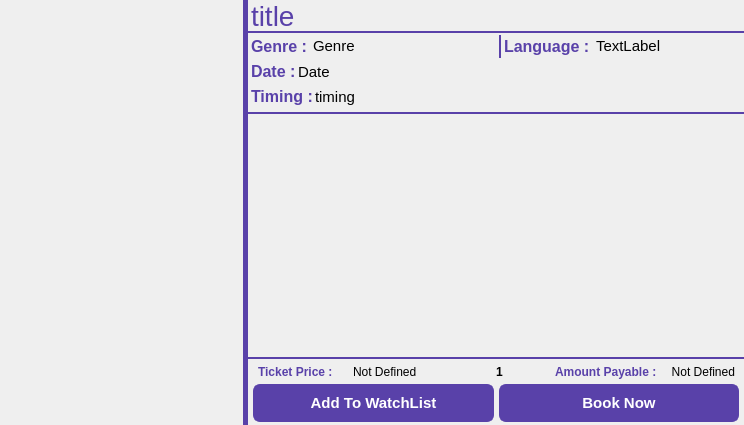
<?xml version="1.0" encoding="UTF-8"?>
<ui version="4.0">
 <class>detailsViewer</class>
 <widget class="QWidget" name="detailsViewer">
  <property name="geometry">
   <rect>
    <x>0</x>
    <y>0</y>
    <width>744</width>
    <height>425</height>
   </rect>
  </property>
  <property name="maximumSize">
   <size>
    <width>16777215</width>
    <height>16777215</height>
   </size>
  </property>
  <property name="windowTitle">
   <string>Form</string>
  </property>
  <layout class="QVBoxLayout" name="verticalLayout_2">
   <property name="spacing">
    <number>0</number>
   </property>
   <property name="leftMargin">
    <number>0</number>
   </property>
   <property name="topMargin">
    <number>0</number>
   </property>
   <property name="rightMargin">
    <number>0</number>
   </property>
   <property name="bottomMargin">
    <number>0</number>
   </property>
   <item>
    <layout class="QVBoxLayout" name="verticalLayout" stretch="0">
     <property name="spacing">
      <number>0</number>
     </property>
     <property name="leftMargin">
      <number>0</number>
     </property>
     <property name="topMargin">
      <number>0</number>
     </property>
     <property name="rightMargin">
      <number>0</number>
     </property>
     <property name="bottomMargin">
      <number>0</number>
     </property>
     <item>
      <layout class="QHBoxLayout" name="horizontalLayout" stretch="40,80">
       <property name="spacing">
        <number>0</number>
       </property>
       <item>
        <widget class="QWidget" name="picwid" native="true">
         <property name="styleSheet">
          <string notr="true">#picwid{
border-right:5px solid  rgb(89, 65, 169);
}</string>
         </property>
         <layout class="QHBoxLayout" name="pic">
          <property name="spacing">
           <number>0</number>
          </property>
          <property name="leftMargin">
           <number>0</number>
          </property>
          <property name="topMargin">
           <number>0</number>
          </property>
          <property name="rightMargin">
           <number>5</number>
          </property>
          <property name="bottomMargin">
           <number>0</number>
          </property>
         </layout>
        </widget>
       </item>
       <item>
        <layout class="QVBoxLayout" name="verticalLayout_4" stretch="0,45,5,7">
         <property name="spacing">
          <number>0</number>
         </property>
         <property name="leftMargin">
          <number>0</number>
         </property>
         <property name="topMargin">
          <number>0</number>
         </property>
         <property name="rightMargin">
          <number>0</number>
         </property>
         <property name="bottomMargin">
          <number>3</number>
         </property>
         <item>
          <widget class="QWidget" name="headerWid" native="true">
           <property name="styleSheet">
            <string notr="true">#headerWid{
border-bottom:2px solid  rgb(89, 65, 169);
color:rgb(89, 65, 169);
}</string>
           </property>
           <layout class="QVBoxLayout" name="Header" stretch="0,0,0,0">
            <property name="spacing">
             <number>2</number>
            </property>
            <property name="leftMargin">
             <number>0</number>
            </property>
            <property name="topMargin">
             <number>0</number>
            </property>
            <property name="rightMargin">
             <number>0</number>
            </property>
            <property name="bottomMargin">
             <number>6</number>
            </property>
            <item>
             <widget class="QWidget" name="widget" native="true">
              <property name="styleSheet">
               <string notr="true">border-bottom:2px solid  rgb(89, 65, 169);
color:rgb(89, 65, 169);</string>
              </property>
              <layout class="QVBoxLayout" name="verticalLayout_5" stretch="0">
               <property name="spacing">
                <number>0</number>
               </property>
               <property name="leftMargin">
                <number>3</number>
               </property>
               <property name="topMargin">
                <number>0</number>
               </property>
               <property name="rightMargin">
                <number>0</number>
               </property>
               <property name="bottomMargin">
                <number>1</number>
               </property>
               <item>
                <widget class="QLabel" name="title">
                 <property name="sizePolicy">
                  <sizepolicy hsizetype="Preferred" vsizetype="Fixed">
                   <horstretch>0</horstretch>
                   <verstretch>0</verstretch>
                  </sizepolicy>
                 </property>
                 <property name="font">
                  <font>
                   <pointsize>21</pointsize>
                   <weight>50</weight>
                   <italic>false</italic>
                   <bold>false</bold>
                  </font>
                 </property>
                 <property name="styleSheet">
                  <string notr="true">border-bottom:2px solid  rgb(89, 65, 169);
color:rgb(89, 65, 169);</string>
                 </property>
                 <property name="text">
                  <string>title</string>
                 </property>
                 <property name="wordWrap">
                  <bool>true</bool>
                 </property>
                 <property name="indent">
                  <number>-1</number>
                 </property>
                </widget>
               </item>
              </layout>
             </widget>
            </item>
            <item>
             <layout class="QHBoxLayout" name="horizontalLayout_2">
              <property name="leftMargin">
               <number>3</number>
              </property>
              <item>
               <widget class="QFrame" name="genreWid">
                <property name="styleSheet">
                 <string notr="true"/>
                </property>
                <layout class="QHBoxLayout" name="horizontalLayout_8">
                 <property name="spacing">
                  <number>6</number>
                 </property>
                 <property name="leftMargin">
                  <number>0</number>
                 </property>
                 <property name="topMargin">
                  <number>0</number>
                 </property>
                 <property name="rightMargin">
                  <number>0</number>
                 </property>
                 <property name="bottomMargin">
                  <number>0</number>
                 </property>
                 <item>
                  <widget class="QLabel" name="CLabel">
                   <property name="sizePolicy">
                    <sizepolicy hsizetype="Maximum" vsizetype="Preferred">
                     <horstretch>0</horstretch>
                     <verstretch>0</verstretch>
                    </sizepolicy>
                   </property>
                   <property name="font">
                    <font>
                     <pointsize>12</pointsize>
                     <weight>75</weight>
                     <bold>true</bold>
                    </font>
                   </property>
                   <property name="styleSheet">
                    <string notr="true">color:rgb(89, 65, 169);</string>
                   </property>
                   <property name="text">
                    <string>Genre :</string>
                   </property>
                   <property name="margin">
                    <number>0</number>
                   </property>
                  </widget>
                 </item>
                 <item>
                  <widget class="QLabel" name="CText">
                   <property name="sizePolicy">
                    <sizepolicy hsizetype="Preferred" vsizetype="Fixed">
                     <horstretch>0</horstretch>
                     <verstretch>0</verstretch>
                    </sizepolicy>
                   </property>
                   <property name="font">
                    <font>
                     <pointsize>11</pointsize>
                    </font>
                   </property>
                   <property name="styleSheet">
                    <string notr="true"/>
                   </property>
                   <property name="text">
                    <string>Genre</string>
                   </property>
                   <property name="wordWrap">
                    <bool>true</bool>
                   </property>
                   <property name="margin">
                    <number>1</number>
                   </property>
                  </widget>
                 </item>
                </layout>
               </widget>
              </item>
              <item>
               <widget class="QWidget" name="langWid" native="true">
                <property name="styleSheet">
                 <string notr="true">#langWid{
border-left:2px solid  rgb(89, 65, 169);
}</string>
                </property>
                <layout class="QHBoxLayout" name="horizontalLayout_4">
                 <property name="leftMargin">
                  <number>5</number>
                 </property>
                 <property name="topMargin">
                  <number>2</number>
                 </property>
                 <property name="rightMargin">
                  <number>2</number>
                 </property>
                 <property name="bottomMargin">
                  <number>2</number>
                 </property>
                 <item>
                  <widget class="QLabel" name="ALabel">
                   <property name="sizePolicy">
                    <sizepolicy hsizetype="Fixed" vsizetype="Preferred">
                     <horstretch>0</horstretch>
                     <verstretch>0</verstretch>
                    </sizepolicy>
                   </property>
                   <property name="font">
                    <font>
                     <pointsize>12</pointsize>
                     <weight>75</weight>
                     <bold>true</bold>
                    </font>
                   </property>
                   <property name="styleSheet">
                    <string notr="true">color:rgb(89, 65, 169);</string>
                   </property>
                   <property name="text">
                    <string>Language :</string>
                   </property>
                   <property name="margin">
                    <number>0</number>
                   </property>
                  </widget>
                 </item>
                 <item>
                  <widget class="QLabel" name="AText">
                   <property name="sizePolicy">
                    <sizepolicy hsizetype="Preferred" vsizetype="Fixed">
                     <horstretch>0</horstretch>
                     <verstretch>0</verstretch>
                    </sizepolicy>
                   </property>
                   <property name="font">
                    <font>
                     <pointsize>11</pointsize>
                    </font>
                   </property>
                   <property name="text">
                    <string>TextLabel</string>
                   </property>
                   <property name="wordWrap">
                    <bool>true</bool>
                   </property>
                  </widget>
                 </item>
                </layout>
               </widget>
              </item>
             </layout>
            </item>
            <item>
             <layout class="QHBoxLayout" name="horizontalLayout_5">
              <property name="leftMargin">
               <number>3</number>
              </property>
              <property name="topMargin">
               <number>2</number>
              </property>
              <property name="rightMargin">
               <number>2</number>
              </property>
              <property name="bottomMargin">
               <number>2</number>
              </property>
              <item>
               <widget class="QLabel" name="BLabel">
                <property name="sizePolicy">
                 <sizepolicy hsizetype="Fixed" vsizetype="Preferred">
                  <horstretch>0</horstretch>
                  <verstretch>0</verstretch>
                 </sizepolicy>
                </property>
                <property name="font">
                 <font>
                  <pointsize>12</pointsize>
                  <weight>75</weight>
                  <bold>true</bold>
                 </font>
                </property>
                <property name="styleSheet">
                 <string notr="true">color:rgb(89, 65, 169);</string>
                </property>
                <property name="text">
                 <string>Date :</string>
                </property>
                <property name="margin">
                 <number>0</number>
                </property>
               </widget>
              </item>
              <item>
               <widget class="QLabel" name="BText">
                <property name="sizePolicy">
                 <sizepolicy hsizetype="Minimum" vsizetype="Preferred">
                  <horstretch>0</horstretch>
                  <verstretch>0</verstretch>
                 </sizepolicy>
                </property>
                <property name="font">
                 <font>
                  <pointsize>11</pointsize>
                 </font>
                </property>
                <property name="text">
                 <string>Date</string>
                </property>
                <property name="margin">
                 <number>1</number>
                </property>
               </widget>
              </item>
             </layout>
            </item>
            <item>
             <layout class="QHBoxLayout" name="horizontalLayout_6">
              <property name="leftMargin">
               <number>3</number>
              </property>
              <property name="topMargin">
               <number>2</number>
              </property>
              <property name="rightMargin">
               <number>2</number>
              </property>
              <property name="bottomMargin">
               <number>2</number>
              </property>
              <item>
               <widget class="QLabel" name="DLabel">
                <property name="sizePolicy">
                 <sizepolicy hsizetype="Fixed" vsizetype="Preferred">
                  <horstretch>0</horstretch>
                  <verstretch>0</verstretch>
                 </sizepolicy>
                </property>
                <property name="font">
                 <font>
                  <pointsize>12</pointsize>
                  <weight>75</weight>
                  <bold>true</bold>
                 </font>
                </property>
                <property name="styleSheet">
                 <string notr="true">color:rgb(89, 65, 169);</string>
                </property>
                <property name="text">
                 <string>Timing :</string>
                </property>
                <property name="margin">
                 <number>0</number>
                </property>
               </widget>
              </item>
              <item>
               <widget class="QLabel" name="DText">
                <property name="sizePolicy">
                 <sizepolicy hsizetype="Minimum" vsizetype="Preferred">
                  <horstretch>0</horstretch>
                  <verstretch>0</verstretch>
                 </sizepolicy>
                </property>
                <property name="font">
                 <font>
                  <pointsize>11</pointsize>
                 </font>
                </property>
                <property name="text">
                 <string>timing</string>
                </property>
                <property name="margin">
                 <number>1</number>
                </property>
               </widget>
              </item>
             </layout>
            </item>
           </layout>
          </widget>
         </item>
         <item>
          <layout class="QVBoxLayout" name="synopsisWrapper">
           <property name="spacing">
            <number>0</number>
           </property>
           <property name="leftMargin">
            <number>3</number>
           </property>
           <property name="topMargin">
            <number>5</number>
           </property>
           <property name="rightMargin">
            <number>5</number>
           </property>
           <property name="bottomMargin">
            <number>2</number>
           </property>
           <item>
            <widget class="QLabel" name="synopsis">
             <property name="font">
              <font>
               <pointsize>11</pointsize>
              </font>
             </property>
             <property name="text">
              <string>&lt;html&gt;&lt;head/&gt;&lt;body&gt;&lt;p&gt;&lt;br/&gt;&lt;/p&gt;&lt;/body&gt;&lt;/html&gt;</string>
             </property>
             <property name="textFormat">
              <enum>Qt::RichText</enum>
             </property>
             <property name="alignment">
              <set>Qt::AlignLeading|Qt::AlignLeft|Qt::AlignTop</set>
             </property>
             <property name="wordWrap">
              <bool>true</bool>
             </property>
            </widget>
           </item>
          </layout>
         </item>
         <item>
          <widget class="QWidget" name="Quantity" native="true">
           <property name="styleSheet">
            <string notr="true">#Quantity{
border-top:2px solid  rgb(89, 65, 169);
color:rgb(89, 65, 169);
}</string>
           </property>
           <layout class="QHBoxLayout" name="horizontalLayout_14" stretch="1,0,1">
            <property name="spacing">
             <number>0</number>
            </property>
            <property name="leftMargin">
             <number>5</number>
            </property>
            <property name="topMargin">
             <number>2</number>
            </property>
            <property name="rightMargin">
             <number>0</number>
            </property>
            <property name="bottomMargin">
             <number>0</number>
            </property>
            <item>
             <layout class="QHBoxLayout" name="horizontalLayout_15">
              <property name="leftMargin">
               <number>5</number>
              </property>
              <property name="rightMargin">
               <number>5</number>
              </property>
              <item>
               <widget class="QLabel" name="label_4">
                <property name="font">
                 <font>
                  <weight>75</weight>
                  <bold>true</bold>
                 </font>
                </property>
                <property name="styleSheet">
                 <string notr="true">color:rgb(89, 65, 169);</string>
                </property>
                <property name="text">
                 <string>Ticket Price :</string>
                </property>
                <property name="alignment">
                 <set>Qt::AlignLeading|Qt::AlignLeft|Qt::AlignVCenter</set>
                </property>
               </widget>
              </item>
              <item>
               <widget class="QLabel" name="price">
                <property name="text">
                 <string>Not Defined</string>
                </property>
                <property name="alignment">
                 <set>Qt::AlignLeading|Qt::AlignLeft|Qt::AlignVCenter</set>
                </property>
               </widget>
              </item>
             </layout>
            </item>
            <item>
             <layout class="QHBoxLayout" name="horizontalLayout_16">
              <property name="spacing">
               <number>3</number>
              </property>
              <item>
               <widget class="QPushButton" name="ticketPlus">
                <property name="sizePolicy">
                 <sizepolicy hsizetype="Fixed" vsizetype="Fixed">
                  <horstretch>0</horstretch>
                  <verstretch>0</verstretch>
                 </sizepolicy>
                </property>
                <property name="cursor">
                 <cursorShape>PointingHandCursor</cursorShape>
                </property>
                <property name="styleSheet">
                 <string notr="true"/>
                </property>
                <property name="text">
                 <string/>
                </property>
                <property name="icon">
                 <iconset resource="res.qrc">
                  <normaloff>:/assets/img/icons/plus.png</normaloff>:/assets/img/icons/plus.png</iconset>
                </property>
                <property name="flat">
                 <bool>true</bool>
                </property>
               </widget>
              </item>
              <item>
               <widget class="QLabel" name="ticketLength">
                <property name="font">
                 <font>
                  <weight>75</weight>
                  <bold>true</bold>
                 </font>
                </property>
                <property name="text">
                 <string>1</string>
                </property>
                <property name="alignment">
                 <set>Qt::AlignCenter</set>
                </property>
               </widget>
              </item>
              <item>
               <widget class="QPushButton" name="ticketMinus">
                <property name="enabled">
                 <bool>true</bool>
                </property>
                <property name="sizePolicy">
                 <sizepolicy hsizetype="Fixed" vsizetype="Fixed">
                  <horstretch>0</horstretch>
                  <verstretch>0</verstretch>
                 </sizepolicy>
                </property>
                <property name="font">
                 <font>
                  <pointsize>8</pointsize>
                 </font>
                </property>
                <property name="cursor">
                 <cursorShape>PointingHandCursor</cursorShape>
                </property>
                <property name="text">
                 <string/>
                </property>
                <property name="icon">
                 <iconset resource="res.qrc">
                  <normaloff>:/assets/img/icons/minus.png</normaloff>:/assets/img/icons/minus.png</iconset>
                </property>
                <property name="flat">
                 <bool>true</bool>
                </property>
               </widget>
              </item>
             </layout>
            </item>
            <item>
             <layout class="QHBoxLayout" name="horizontalLayout_17">
              <property name="spacing">
               <number>0</number>
              </property>
              <property name="leftMargin">
               <number>10</number>
              </property>
              <property name="rightMargin">
               <number>9</number>
              </property>
              <item>
               <widget class="QLabel" name="label_8">
                <property name="sizePolicy">
                 <sizepolicy hsizetype="Preferred" vsizetype="Preferred">
                  <horstretch>0</horstretch>
                  <verstretch>0</verstretch>
                 </sizepolicy>
                </property>
                <property name="font">
                 <font>
                  <weight>75</weight>
                  <bold>true</bold>
                 </font>
                </property>
                <property name="styleSheet">
                 <string notr="true">color:rgb(89, 65, 169);</string>
                </property>
                <property name="text">
                 <string>Amount Payable :</string>
                </property>
                <property name="alignment">
                 <set>Qt::AlignLeading|Qt::AlignLeft|Qt::AlignVCenter</set>
                </property>
               </widget>
              </item>
              <item>
               <widget class="QLabel" name="total">
                <property name="sizePolicy">
                 <sizepolicy hsizetype="Fixed" vsizetype="Preferred">
                  <horstretch>0</horstretch>
                  <verstretch>0</verstretch>
                 </sizepolicy>
                </property>
                <property name="text">
                 <string>Not Defined</string>
                </property>
                <property name="alignment">
                 <set>Qt::AlignRight|Qt::AlignTrailing|Qt::AlignVCenter</set>
                </property>
               </widget>
              </item>
             </layout>
            </item>
           </layout>
          </widget>
         </item>
         <item>
          <layout class="QHBoxLayout" name="footer">
           <property name="spacing">
            <number>5</number>
           </property>
           <property name="leftMargin">
            <number>5</number>
           </property>
           <property name="rightMargin">
            <number>5</number>
           </property>
           <item>
            <widget class="QPushButton" name="addToWatchlistBtn">
             <property name="enabled">
              <bool>false</bool>
             </property>
             <property name="sizePolicy">
              <sizepolicy hsizetype="Minimum" vsizetype="Preferred">
               <horstretch>0</horstretch>
               <verstretch>0</verstretch>
              </sizepolicy>
             </property>
             <property name="font">
              <font>
               <pointsize>11</pointsize>
               <weight>75</weight>
               <bold>true</bold>
              </font>
             </property>
             <property name="styleSheet">
              <string notr="true">border:2px solid rgb(89, 65, 169);
border-radius:7px;
background-color:rgb(89, 65, 169);
color: rgb(255, 255, 255);</string>
             </property>
             <property name="text">
              <string>Add To WatchList</string>
             </property>
             <property name="autoDefault">
              <bool>false</bool>
             </property>
             <property name="default">
              <bool>false</bool>
             </property>
             <property name="flat">
              <bool>false</bool>
             </property>
            </widget>
           </item>
           <item>
            <widget class="QPushButton" name="bookBtn">
             <property name="sizePolicy">
              <sizepolicy hsizetype="Minimum" vsizetype="Preferred">
               <horstretch>0</horstretch>
               <verstretch>0</verstretch>
              </sizepolicy>
             </property>
             <property name="font">
              <font>
               <pointsize>11</pointsize>
               <weight>75</weight>
               <bold>true</bold>
              </font>
             </property>
             <property name="styleSheet">
              <string notr="true">border:2px solid rgb(89, 65, 169);
border-radius:7px;
background-color:rgb(89, 65, 169);
color: rgb(255, 255, 255);</string>
             </property>
             <property name="text">
              <string>Book Now</string>
             </property>
             <property name="autoDefault">
              <bool>false</bool>
             </property>
             <property name="default">
              <bool>false</bool>
             </property>
             <property name="flat">
              <bool>false</bool>
             </property>
            </widget>
           </item>
          </layout>
         </item>
        </layout>
       </item>
      </layout>
     </item>
    </layout>
   </item>
  </layout>
 </widget>
 <resources>
  <include location="res.qrc"/>
 </resources>
 <connections/>
</ui>
